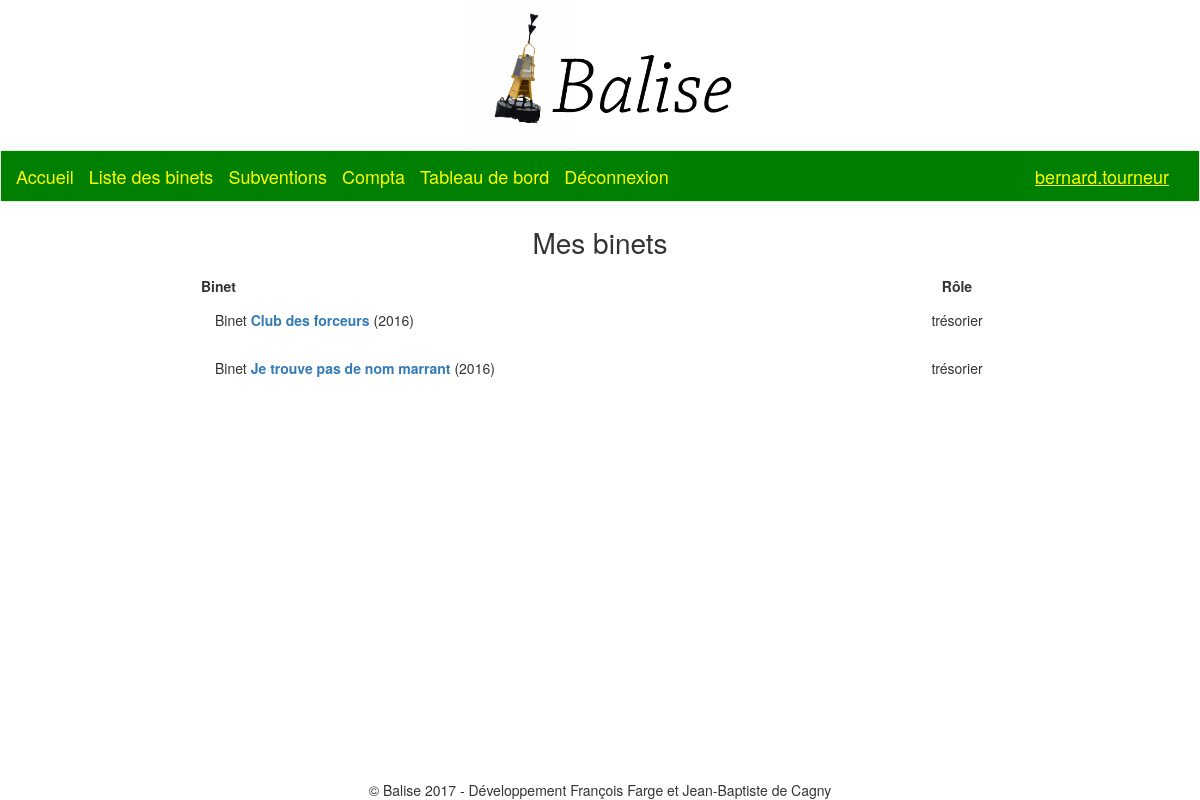
The app's page /compta/ (signed in) with its own data.
### binets/models.py (models this page shows, shortened)
class Mandat(models.Model):
	binet = models.ForeignKey('Binet')
	type_binet = models.ForeignKey('TypeBinet', verbose_name = "Type du binet")
	president = models.ForeignKey(User, related_name = "president")
	tresorier = models.ForeignKey(User, related_name = "tresorier")
	promotion = models.ForeignKey('accounts.Promotion', verbose_name = "Promo")
	description = models.TextField(blank=True, null = True) # facultatif
	remarques_admins = models.TextField(blank=True, null = True) # facultatif
	class Meta:
		unique_together = ('binet','promotion',)
		ordering = ('binet', 'promotion',)
	@models.permalink
	def get_mandat_journal(self):
		return ('mandat_journal', [self.id])

class Binet(models.Model):
	nom = models.CharField(max_length=100)
	description = models.TextField(blank=True, null = True) # facultatif
	type_binet = models.ForeignKey('TypeBinet', verbose_name = "Type du binet")
	remarques_admins = models.TextField(blank=True, null = True) # facultatif
	is_active = models.BooleanField(verbose_name = "Actif", default=True)
	current_president = models.ForeignKey(User, verbose_name = "Président", related_name = "current_president")
	current_tresorier = models.ForeignKey(User, verbose_name = "Trésorier", related_name = "current_tresorier")
	current_promotion = models.ForeignKey('accounts.Promotion', verbose_name = "Promo")
	class Meta:
		ordering = ('current_promotion', 'nom',)
		unique_together = ('nom',)
	def __str__(self):
		return self.nom

### accounts/models.py (models this page shows)
class Promotion(models.Model):
	nom = models.CharField(max_length=4)
	class Meta:
		ordering = ('-nom',)
		unique_together = ('nom',)
	def __str__(self):
		return self.nom

### compta/views.py (the view)
@login_required
def my_binets(request):
	if request.user.is_staff:
		liste_mandats = Mandat.objects.all()
	else:
		liste_mandats = Mandat.objects.filter(
			Q(president=request.user) |
			Q(tresorier=request.user))
	return render(request, 'compta/my_binets.html', locals())

### compta/templates/compta/my_binets.html
{% extends 'base.html' %}
{% block content %}
	<div id="page-title">Mes binets</div>
	<section id="table-container">
		<table id="liste-binets">
			<thead class="liste-binets">
				<tr>
					<th class="nom-binet-head">Binet</th>
					<th class="role-in-binet-head">Rôle</th>
				</tr>
			</thead>
			<tbody>
				{% for mandat in liste_mandats %}
					<tr class="mandat">
						<td class="nom-binet">
							Binet
							<strong><a href={{ mandat.get_mandat_journal }}>{{ mandat.binet }}</a></strong> ({{ mandat.promotion }})
						</td>
						<td class="role-in-binet">
						{% if mandat.president == user %}
							président
						{% elif mandat.tresorier == user %}
							trésorier
						{% elif user.is_staff %}
							kessier
						{% endif %}
						</td>
					</tr>
				{% endfor %}
			</tbody>
		</table>
	</section>
{% endblock %}

### templates/base.html (shortened to what this page needs)
<!DOCTYPE html>
{% load static %}
<html lang="fr">
<head>
   <link rel="stylesheet" href="{% static 'css/style.css' %}" />
   <link rel="stylesheet" href="{% static 'css/dist/css/bootstrap.min.css' %}" />
   <link rel="stylesheet" href="{% static 'css/listes_binets.css' %}" />
   <link rel="stylesheet" href="{% static 'css/compta.css' %}" />
   <link rel="stylesheet" href="{% static 'css/subventions.css' %}" />
</head>
<body>
  <header>
    <a href="/"><img src="{% static 'img/Balise_2.png' %}" alt="Logo Balise" class='centre' /></a>
  </header>
  <nav class='navbar navbar-default'>
  	<div class='container-fluid kesdorado'>
      <div class='navbar-header'>
        <a href="/" class='navbar-brand'><p class='kesdorado'>Accueil</p></a>
      </div>
      {% block nav %}
        <div class='collapse navbar-collapse' id='onglets'>
          <ul class='nav navbar-nav'>
            {% if user.is_authenticated %}
              <li><a href="/binets" class='navbar-brand'><p class='kesdorado'>Liste des binets</p></a></li>
              <li><a href="/subventions" class='navbar-brand'><p class='kesdorado'>Subventions</p></a></li>
              <li><a href="/compta" class='navbar-brand'><p class='kesdorado'>Compta</p></a></li>
		<li><a href="/vos" class='navbar-brand'><p class='kesdorado'>Tableau de bord</p></a></li>
              <li><a href="/accounts/logout" class='navbar-brand'><p class='kesdorado'>Déconnexion</p></a></li>
            {% else %}
              <li><a href="/accounts/login" class='navbar-brand'><p class='kesdorado'>Connexion</p></a></li>
            {% endif %}
          </ul>
          {% if user.is_authenticated %}
            <div class='nav navbar-nav navbar-right'>
              <a href="/accounts" class='navbar-brand'><p class='kesdorado'><u>{{ user.username }}</u></p></a>
            </div>
          {% endif %}
        </div>
      {% endblock %}
  	</div>
  </nav>
<section id="content" class='marge-bas'>
  <div class='container'>
     {% block content %}{% endblock %}
  </div>
</section>
<footer>&copy; Balise 2017 - Développement François Farge et Jean-Baptiste de Cagny</footer>
</body>
</html>

### static/css/style.css (style rules this page uses)
img.centre { display: block; margin: auto; height: 150px; }
#page-title { font-size: 2em; text-align: center; margin-bottom: 0.5em; width: 100%; }
footer { bottom: 0px; position: fixed; width: 100%; text-align: center; z-index: 1; background-color: white; }
.kesdorado { background-color: green; color: yellow; }
.marge-bas { margin-bottom: 50px; }

### static/css/listes_binets.css (style rules this page uses)
#liste-binets { width: 70%; min-width: 40em; margin: auto; border-collapse: collapse; }
td.nom-binet { padding: 1em; }
td.role-in-binet { text-align: center; width: 6em; }
th.role-in-binet-head { text-align: center; width: 6em; }

### records on screen
Mandat: binet "Club des forceurs", promotion "2016", shows "trésorier"
Mandat: binet "Je trouve pas de nom marrant", promotion "2016", shows "trésorier"

### other values on screen
{{ user.username }} "bernard.tourneur"
